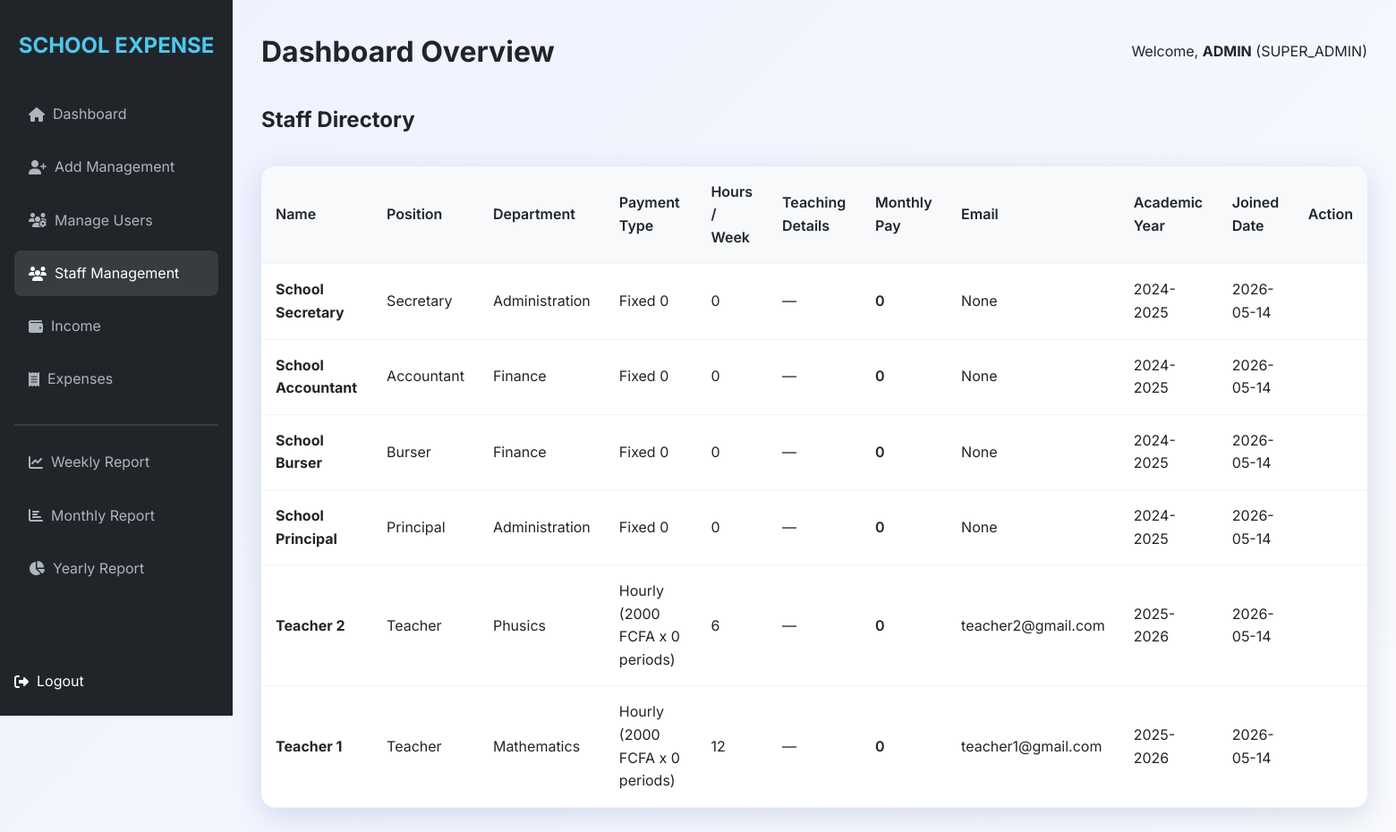
Screenshot of /staff/view (signed in) with the database file from the repository.
### models.py (models this page shows, shortened)
class User(UserMixin, db.Model):
    id = db.Column(db.Integer, primary_key=True)
    username = db.Column(db.String(64), unique=True, nullable=False)
    email = db.Column(db.String(120), unique=True, nullable=False)
    password_hash = db.Column(db.String(128))
    role = db.Column(db.String(20), nullable=False) # SUPER_ADMIN, PRINCIPAL, BURSER, ACCOUNTANT, SECRETARY
    is_active = db.Column(db.Boolean, default=True)
    is_muted = db.Column(db.Boolean, default=False)

class Staff(db.Model):
    id = db.Column(db.Integer, primary_key=True)
    name = db.Column(db.String(100), nullable=False)
    position = db.Column(db.String(100), nullable=False)
    department = db.Column(db.String(100), nullable=False)
    salary_type = db.Column(db.String(20), nullable=False, default='FIXED')
    salary = db.Column(db.Float, nullable=False)
    hourly_rate = db.Column(db.Float, default=0.0)
    hours_worked_month = db.Column(db.Float, default=0.0)
    hours_per_week = db.Column(db.Integer, nullable=False)
    teaching_details = db.Column(db.Text, default='[]')  # JSON list of {'class': str, 'subject': str, 'periods': int}
    email = db.Column(db.String(120), unique=True)
    phone = db.Column(db.String(20))
    academic_year = db.Column(db.String(20), nullable=False)
    date_joined = db.Column(db.DateTime, default=datetime.utcnow)
    status = db.Column(db.String(20), default='APPROVED') # APPROVED, PENDING
    pending_action = db.Column(db.String(20), default='NONE') # NONE, ADD, EDIT
    pending_changes = db.Column(db.Text)
    added_by = db.Column(db.Integer, db.ForeignKey('user.id'))
    @property
    def teaching_list(self):
        import json
        try:
            return json.loads(self.teaching_details or '[]')
        except:
            return []
    @property
    def total_periods_month(self):
        return sum(item.get('periods', 0) for item in self.teaching_list)
    @property
    def monthly_pay(self):
        if self.salary_type == 'HOURLY':
            return (self.hourly_rate or 0.0) * self.total_periods_month
        if self.salary_type == 'MIXED':
            return (self.salary or 0.0) + (self.hourly_rate or 0.0) * self.total_periods_month
        return self.salary or 0.0
    @property
    def payment_description(self):
        if self.salary_type == 'HOURLY':
            return f"Hourly ({self.hourly_rate or 0:.0f} FCFA x {self.total_periods_month} periods)"
        if self.salary_type == 'MIXED':
            return f"Fixed {self.salary or 0:.0f} + Hourly {self.hourly_rate or 0:.0f} x {self.total_periods_month}"
        return f"Fixed {self.salary or 0:.0f}"

### routes.py (the view)
    @app.route('/staff/view')
    @login_required
    def view_staff():
        staff_members = Staff.query.filter_by(status='APPROVED').order_by(Staff.date_joined.desc()).all()
        pending_staff = []
        role = (current_user.role or '').upper()
        if role in ['SUPER_ADMIN', 'PRINCIPAL']:
            pending_staff = Staff.query.filter(
                or_(Staff.status == 'PENDING', Staff.pending_action == 'EDIT')
            ).order_by(Staff.date_joined.desc()).all()
        elif role == 'SECRETARY':
            pending_staff = Staff.query.filter(
                Staff.added_by == current_user.id,
                or_(Staff.status == 'PENDING', Staff.pending_action == 'EDIT')
            ).order_by(Staff.date_joined.desc()).all()
        return render_template('staff/view_staff.html',
                             staff_members=staff_members,
                             pending_staff=pending_staff)

### templates/staff/view_staff.html (shortened to what this page needs)
{% extends "base.html" %}
{% block content %}
<div style="display: flex; justify-content: space-between; align-items: center; margin-bottom: 2rem;">
    <h2>Staff Directory</h2>
</div>
<div class="table-container">
    <table>
        <thead>
            <tr>
                <th>Name</th>
                <th>Position</th>
                <th>Department</th>
                <th>Payment Type</th>
                <th>Hours / Week</th>
                <th>Teaching Details</th>
                <th>Monthly Pay</th>
                <th>Email</th>
                <th>Academic Year</th>
                <th>Joined Date</th>
                <th>Action</th>
            </tr>
        </thead>
        <tbody>
            {% for staff in staff_members %}
            <tr>
                <td><strong>{{ staff.name }}</strong></td>
                <td>{{ staff.position }}</td>
                <td>{{ staff.department }}</td>
                <td>{{ staff.payment_description }}</td>
                <td>{{ staff.hours_per_week }}</td>
                <td>
                    {% if staff.teaching_list %}
                        <ul style="margin: 0; padding-left: 1rem;">
                            {% for item in staff.teaching_list %}
                                <li>{{ item.class }}: {{ item.subject }} ({{ item.periods }} periods)</li>
                            {% endfor %}
                        </ul>
                    {% else %}
                        —
                    {% endif %}
                </td>
                <td style="font-weight: 600;">{{ "{:,.0f}".format(staff.monthly_pay) }}</td>
                <td>{{ staff.email }}</td>
                <td>{{ staff.academic_year }}</td>
                <td>{{ staff.date_joined.strftime('%Y-%m-%d') }}</td>
                <td>
                </td>
            </tr>
            {% else %}
            <tr>
                <td colspan="9" style="text-align: center; padding: 2rem; color: var(--gray);">No pending staff members.</td>
            </tr>
            {% endfor %}
        </tbody>
    </table>
</div>
{% endblock %}

### templates/base.html (shortened to what this page needs)
<!DOCTYPE html>
<html lang="en">
<head>
    <link rel="stylesheet" href="{{ url_for('static', filename='css/style.css') }}">
    <link rel="stylesheet" href="https://cdnjs.cloudflare.com/ajax/libs/font-awesome/6.4.0/css/all.min.css">
</head>
<body>
    {% if current_user.is_authenticated %}
    <div class="app-container">
        <aside class="sidebar">
            <h2>SCHOOL EXPENSE</h2>
            <nav>
                <ul class="nav-links">
                    <li><a href="{{ url_for('dashboard') }}" class="{{ 'active' if request.endpoint == 'dashboard' }}"><i class="fas fa-home"></i> &nbsp; Dashboard</a></li>
                    {% if current_user.role == 'SUPER_ADMIN' %}
                    <li><a href="{{ url_for('add_user') }}" class="{{ 'active' if request.endpoint == 'add_user' }}"><i class="fas fa-user-plus"></i> &nbsp; Add Management</a></li>
                    <li><a href="{{ url_for('manage_users') }}" class="{{ 'active' if request.endpoint == 'manage_users' }}"><i class="fas fa-users-cog"></i> &nbsp; Manage Users</a></li>
                    {% endif %}
                    {% if current_user.role|upper in ['SUPER_ADMIN', 'PRINCIPAL', 'SECRETARY'] %}
                    <li><a href="{{ url_for('view_staff') }}" class="{{ 'active' if 'staff' in request.endpoint }}"><i class="fas fa-users"></i> &nbsp; Staff Management</a></li>
                    {% endif %}
                    <li><a href="{{ url_for('view_income') }}" class="{{ 'active' if 'income' in request.endpoint }}"><i class="fas fa-wallet"></i> &nbsp; Income</a></li>
                    <li><a href="{{ url_for('view_expenses') }}" class="{{ 'active' if 'expenses' in request.endpoint }}"><i class="fas fa-receipt"></i> &nbsp; Expenses</a></li>
                    <hr style="margin: 1rem 0; border: 0.5px solid rgba(255,255,255,0.1)">
                    <li><a href="{{ url_for('view_report', type='weekly') }}"><i class="fas fa-chart-line"></i> &nbsp; Weekly Report</a></li>
                    <li><a href="{{ url_for('view_report', type='monthly') }}"><i class="fas fa-chart-bar"></i> &nbsp; Monthly Report</a></li>
                    <li><a href="{{ url_for('view_report', type='yearly') }}"><i class="fas fa-chart-pie"></i> &nbsp; Yearly Report</a></li>
                    <li style="margin-top: auto;">
                        <form method="POST" action="{{ url_for('logout') }}" style="display: inline; margin: 0;">
                            <button type="submit" style="background:none; border:none; color:inherit; font:inherit; cursor:pointer; display:flex; align-items:center; padding:0;"> <i class="fas fa-sign-out-alt"></i> &nbsp; Logout</button>
                        </form>
                    </li>
                </ul>
            </nav>
        </aside>
        <main class="main-content">
            <header style="margin-bottom: 2rem; display: flex; justify-content: space-between; align-items: center;">
                <h1>{{ title if title else 'Dashboard Overview' }}</h1>
                <div class="user-info">
                    <span>Welcome, <strong>{{ current_user.username }}</strong> ({{ current_user.role }})</span>
                </div>
            </header>
            {% block content %}{% endblock %}
        </main>
    </div>
    {% else %}
        {% block login_content %}{% endblock %}
    {% endif %}
</body>
</html>

### static/css/style.css (style rules this page uses)
:root { --primary: #4361ee; --secondary: #3f37c9; --accent: #4895ef; --success: #4cc9f0; --warning: #f72585; --danger: #e63946; --dark: #212529; --light: #f8f9fa; --gray: #6c757d; --glass: rgba(255, 255, 255, 0.9); --shadow: 0 8px 32px 0 rgba(31, 38, 135, 0.15); }
* { margin: 0; padding: 0; box-sizing: border-box; font-family: 'Inter', -apple-system, BlinkMacSystemFont, "Segoe UI", Roboto, sans-serif; }
body { background: linear-gradient(135deg, #eef2ff 0%, #f8fafc 100%); color: var(--dark); line-height: 1.6; min-height: 100vh; overflow-x: hidden; }
.app-container { display: flex; min-height: 100vh; width: 100%; }
.sidebar { width: 260px; background: var(--dark); color: white; padding: 2rem 1rem; position: fixed; height: 100vh; transition: all 0.3s ease; }
.sidebar h2 { font-size: 1.5rem; margin-bottom: 2rem; text-align: center; color: var(--success); font-weight: 700; }
.nav-links { list-style: none; display: flex; flex-direction: column; height: calc(100vh - 120px); }
.nav-links li { margin-bottom: 0.5rem; }
.nav-links a { color: #adb5bd; text-decoration: none; padding: 0.8rem 1rem; display: flex; align-items: center; border-radius: 8px; transition: 0.3s; }
.nav-links a:hover, .nav-links a.active { background: rgba(255, 255, 255, 0.1); color: white; }
.main-content { flex: 1; margin-left: 260px; padding: 2rem; }
.table-container { background: white; border-radius: 16px; overflow: hidden; box-shadow: var(--shadow); margin-top: 1.5rem; }
table { width: 100%; border-collapse: collapse; }
th, td { padding: 1rem; text-align: left; border-bottom: 1px solid #f1f3f5; }
th { background: #f8f9fa; font-weight: 600; }

### rows the page displays
User: username "ADMIN", role "SUPER_ADMIN"
Staff: name "School Secretary", position "Secretary", department "Administration", payment_description "Fixed 0", hours_per_week "0", monthly_pay "0", email "None", academic_year "2024-2025", date_joined "2026-05-14"
Staff: name "School Accountant", position "Accountant", department "Finance", payment_description "Fixed 0", hours_per_week "0", monthly_pay "0", email "None", academic_year "2024-2025", date_joined "2026-05-14"
Staff: name "School Burser", position "Burser", department "Finance", payment_description "Fixed 0", hours_per_week "0", monthly_pay "0", email "None", academic_year "2024-2025", date_joined "2026-05-14"
Staff: name "School Principal", position "Principal", department "Administration", payment_description "Fixed 0", hours_per_week "0", monthly_pay "0", email "None", academic_year "2024-2025", date_joined "2026-05-14"
Staff: name "Teacher 2", position "Teacher", department "Phusics", payment_description "Hourly (2000 FCFA x 0 periods)", hours_per_week "6", monthly_pay "0", email "teacher2@gmail.com", academic_year "2025-2026", date_joined "2026-05-14"
Staff: name "Teacher 1", position "Teacher", department "Mathematics", payment_description "Hourly (2000 FCFA x 0 periods)", hours_per_week "12", monthly_pay "0", email "teacher1@gmail.com", academic_year "2025-2026", date_joined "2026-05-14"

### other values shown
{{ title if title else 'Dashboard Overview' }} "Dashboard Overview"
